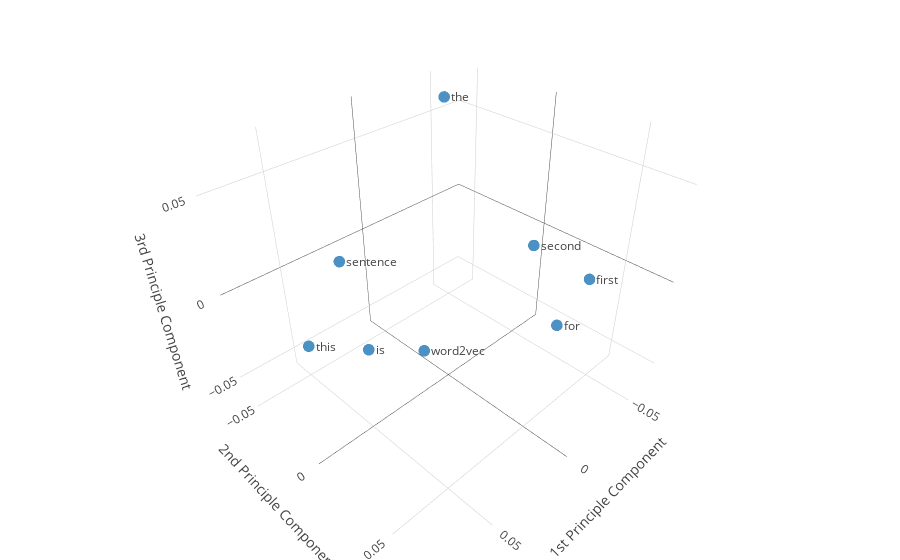

This figure's notebook cell:
### Code cell
trace1 = go.Scatter3d(x=pca_result_df["x"], y=pca_result_df["y"], z=pca_result_df["z"],
                      mode='markers', marker={"size": 4, "opacity": 0.8},
                      text=pca_result_df["word"])
data = [trace1]

layout = go.Layout(margin={"l": 0, "r": 0, "b": 0, "t": 0}, 
                   scene={"xaxis": {"title": "1st Principle Component"}, 
                          "yaxis": {"title": "2nd Principle Component"}, 
                          "zaxis": {"title": "3rd Principle Component"},
                          "annotations": [{"showarrow": False,
                                           "x": row["x"],
                                           "y": row["y"],
                                           "z": row["z"],
                                           "text": row["word"],
                                           "xanchor": "left",
                                           "xshift": 5,
                                           "opacity": 1} for _, row in pca_result_df.iterrows()]})

iplot(go.Figure(data=data, layout=layout))

### Figure 1 — Plotly figure (JSON) as saved in the notebook; plotly's stock layout.template omitted (floating-point values rounded to 4 significant figures)
{"data": [{"marker": {"opacity": 0.8, "size": 4}, "mode": "markers", "text": ["this", "is", "the", "first", "sentence", "for", "word2vec", "second"], "type": "scatter3d", "x": [0.07695, 0.05871, -0.0371, -0.06466, 0.01933, 0.01421, -0.0009482, -0.06649], "y": [-0.0006535, 0.01375, -0.03993, 0.03536, -0.05867, 0.07153, -0.01917, -0.002221], "z": [0.005211, 0.001054, 0.06652, -0.01518, -0.009261, 0.02126, -0.05687, -0.01273]}], "layout": {"margin": {"b": 0, "l": 0, "r": 0, "t": 0}, "scene": {"annotations": [{"opacity": 1, "showarrow": false, "text": "this", "x": 0.07695, "xanchor": "left", "xshift": 5, "y": -0.0006535, "z": 0.005211}, {"opacity": 1, "showarrow": false, "text": "is", "x": 0.05871, "xanchor": "left", "xshift": 5, "y": 0.01375, "z": 0.001054}, {"opacity": 1, "showarrow": false, "text": "the", "x": -0.0371, "xanchor": "left", "xshift": 5, "y": -0.03993, "z": 0.06652}, {"opacity": 1, "showarrow": false, "text": "first", "x": -0.06466, "xanchor": "left", "xshift": 5, "y": 0.03536, "z": -0.01518}, {"opacity": 1, "showarrow": false, "text": "sentence", "x": 0.01933, "xanchor": "left", "xshift": 5, "y": -0.05867, "z": -0.009261}, {"opacity": 1, "showarrow": false, "text": "for", "x": 0.01421, "xanchor": "left", "xshift": 5, "y": 0.07153, "z": 0.02126}, {"opacity": 1, "showarrow": false, "text": "word2vec", "x": -0.0009482, "xanchor": "left", "xshift": 5, "y": -0.01917, "z": -0.05687}, {"opacity": 1, "showarrow": false, "text": "second", "x": -0.06649, "xanchor": "left", "xshift": 5, "y": -0.002221, "z": -0.01273}], "xaxis": {"title": "1st Principle Component"}, "yaxis": {"title": "2nd Principle Component"}, "zaxis": {"title": "3rd Principle Component"}}}}
